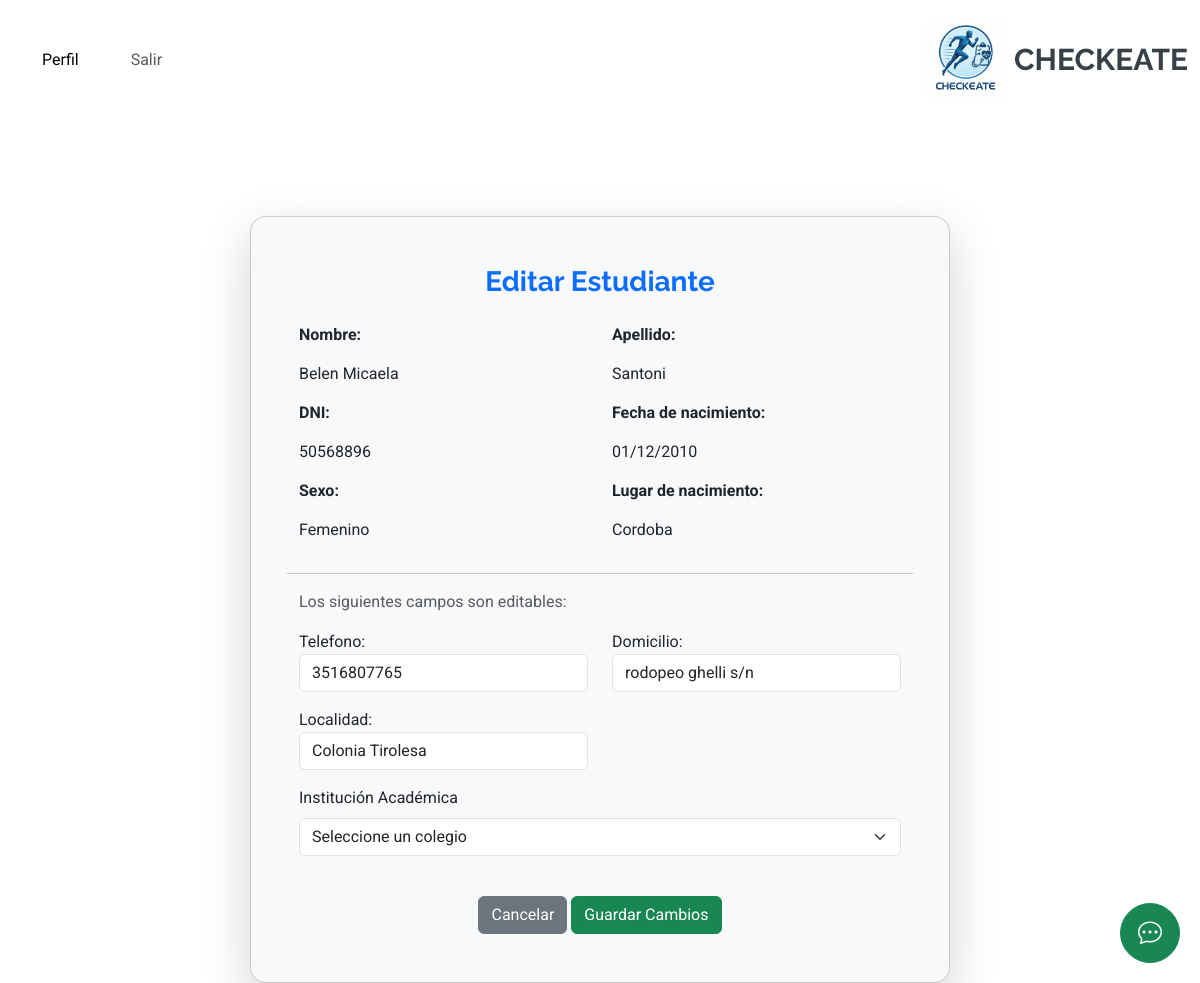
The page /estudiante/editar_estudiante/1/ (signed in) on the database its author committed.
### estudiante/models.py (models this page shows, shortened)
class Estudiante(models.Model):
    SEXO_CHOICES = [
        ('M', 'Masculino'),
        ('F', 'Femenino'),
        ('O', 'Otro'),
    ]
    nombre= models.CharField(max_length=30, blank=True, null=True)
    apellido= models.CharField(max_length=30, blank=True, null=True)
    fecha_nacimiento= models.DateField(blank=True, null=True)
    tutor = models.ForeignKey(Tutor, on_delete=models.CASCADE, related_name='estudiantes')
    dni=  models.CharField(max_length=15, blank=True, null=True)
    domicilio = models.CharField(max_length=255, blank=True, null=True)
    telefono = models.CharField(max_length=15, blank=True, null=True)
    sexo=models.CharField(max_length=1, choices=SEXO_CHOICES, blank=True, null=True)
    localidad = models.CharField(max_length=100, blank=True, null=True)
    lugar_nacimiento = models.CharField(max_length=100, blank=True, null=True)

### estudiante/views.py (the view)
# urls.py: path('editar_estudiante/<int:estudiante_id>/', views.editar_estudiante, name='editar_estudiante'),
@login_required
def editar_estudiante(request, estudiante_id):
    estudiante = get_object_or_404(Estudiante, id=estudiante_id)
    relacion_actual = EstudianteColegio.objects.filter(estudiante=estudiante, activo=True).first()
    if request.method == 'POST':
        form = EstudianteForm(request.POST, instance=estudiante)
        colegio_id = request.POST.get("colegio")
        if form.is_valid():
            estudiante = form.save()
            if colegio_id and (not relacion_actual or int(colegio_id) != relacion_actual.colegio.id):
                if relacion_actual:
                    relacion_actual.activo = False
                    relacion_actual.save()
                nuevo_colegio = Colegio.objects.get(id=colegio_id)
                EstudianteColegio.objects.create(estudiante=estudiante, colegio=nuevo_colegio, activo=True)
            messages.success(request, "Estudiante actualizado con éxito.")
            return redirect('listar_estudiantes')
        else:
            messages.error(request, "Error en el formulario. Verifica los datos ingresados.")
    else:
        form = EstudianteForm(instance=estudiante)
    colegios = Colegio.objects.all()
    return render(request, 'estudiante/editar_estudiante.html', {
        'form': form,
        'estudiante': estudiante,
        'colegios': colegios,
        'colegio_actual': relacion_actual.colegio if relacion_actual else None
    })

### estudiante/forms.py (shortened to what this page needs)
class EstudianteForm(forms.ModelForm):
    class Meta:
        model = Estudiante
        fields = [
            'nombre', 'apellido', 'fecha_nacimiento', 'dni', 'domicilio',
            'telefono', 'sexo', 'localidad', 'lugar_nacimiento'
        ]
        widgets = {
            'nombre': forms.TextInput(attrs={'class': 'form-control'}),
            'apellido': forms.TextInput(attrs={'class': 'form-control'}),
            'fecha_nacimiento': forms.DateInput(attrs={'type': 'date', 'class': 'form-control'}),
            'dni': forms.TextInput(attrs={'class': 'form-control'}),
            'sexo': forms.Select(attrs={'class': 'form-control'}),
            'telefono': forms.TextInput(attrs={'class': 'form-control'}),
            'domicilio': forms.TextInput(attrs={'class': 'form-control'}),
            'localidad': forms.TextInput(attrs={'class': 'form-control'}),
            'lugar_nacimiento': forms.TextInput(attrs={'class': 'form-control'}),
        }

### estudiante/templates/estudiante/editar_estudiante.html (shortened to what this page needs)
{% extends 'core/base.html' %}
{% load static %}
{% block content %}
<div class="container mt-5 pt-5">
    <div class="card shadow-lg p-5 bg-light rounded-4 mx-auto" style="max-width: 700px;">
        <h3 class="text-center text-primary fw-bold mb-4">Editar Estudiante</h3>
        <form method="POST">
            <div class="row">
                <div class="col-md-6 mb-2">
                    <label class="form-label fw-bold">Nombre:</label>
                    <p class="form-control-plaintext">{{ estudiante.nombre }}</p>
                </div>
                <div class="col-md-6 mb-2">
                    <label class="form-label fw-bold">Apellido:</label>
                    <p class="form-control-plaintext">{{ estudiante.apellido }}</p>
                </div>
                <div class="col-md-6 mb-2">
                    <label class="form-label fw-bold">DNI:</label>
                    <p class="form-control-plaintext">{{ estudiante.dni }}</p>
                </div>
                <div class="col-md-6 mb-2">
                    <label class="form-label fw-bold">Fecha de nacimiento:</label>
                    <p class="form-control-plaintext">{{ estudiante.fecha_nacimiento|date:"d/m/Y" }}</p>
                </div>
                <div class="col-md-6 mb-2">
                    <label class="form-label fw-bold">Sexo:</label>
                    <p class="form-control-plaintext">
                        {% if estudiante.sexo == 'M' %}Masculino
                        {% elif estudiante.sexo == 'F' %}Femenino
                        {% else %}Otro{% endif %}
                    </p>
                </div>
                <div class="col-md-6 mb-2">
                    <label class="form-label fw-bold">Lugar de nacimiento:</label>
                    <p class="form-control-plaintext">{{ estudiante.lugar_nacimiento }}</p>
                </div>
                <hr class="my-3">
                <p class="text-muted">Los siguientes campos son editables:</p>
                <div class="col-md-6 mb-3">
                    {{ form.telefono.label_tag }} {{ form.telefono }}
                </div>
                <div class="col-md-6 mb-3">
                    {{ form.domicilio.label_tag }} {{ form.domicilio }}
                </div>
                <div class="col-md-6 mb-3">
                    {{ form.localidad.label_tag }} {{ form.localidad }}
                </div>
                <div class="col-md-12 mb-3">
                    <label for="id_colegio" class="form-label">Institución Académica</label>
                    <select class="form-select" id="id_colegio" name="colegio" required>
                        <option value="" disabled {% if not form.initial.colegio %}selected{% endif %}>Seleccione un colegio</option>
                    </select>
                </div>
            </div>
            <div class="text-center mt-4">
                <a href="{% url 'listar_estudiantes' %}" class="btn btn-secondary">Cancelar</a>
                <button type="submit" class="btn btn-success">Guardar Cambios</button>
            </div>
        </form>
    </div>
</div>
{% endblock %}

### core/static/core/css/main.css (style rules this page uses)
:root { --default-font: "Roboto", system-ui, -apple-system, "Segoe UI", Roboto, "Helvetica Neue", Arial, "Noto Sans", "Liberation Sans", sans-serif, "Apple Color Emoji", "Segoe UI Emoji", "Segoe UI Symbol", "Noto Color Emoji"; --heading-font: "Raleway", sans-serif; --nav-font: "Poppins", sans-serif; }
:root { --background-color: #ffffff; --default-color: #444444; --heading-color: #384046; --accent-color: #3498db; --surface-color: #ffffff; --contrast-color: #ffffff; }
:root { --nav-color: #444444; --nav-hover-color: #3498db; --nav-mobile-background-color: #ffffff; --nav-dropdown-background-color: #ffffff; --nav-dropdown-color: #444444; --nav-dropdown-hover-color: #3498db; }
:root { scroll-behavior: smooth; }
body { color: var(--default-color); background-color: var(--background-color); font-family: var(--default-font); }
a { color: var(--accent-color); text-decoration: none; transition: 0.3s; }
h1, h2, h3, h4, h5, h6 { color: var(--heading-color); font-family: var(--heading-font); }

### rows shown on the page
Estudiante: nombre "Belen Micaela", apellido "Santoni", dni "50568896", fecha_nacimiento "01/12/2010", lugar_nacimiento "Cordoba", telefono "3516807765", domicilio "rodopeo ghelli s/n", localidad "Colonia Tirolesa"
